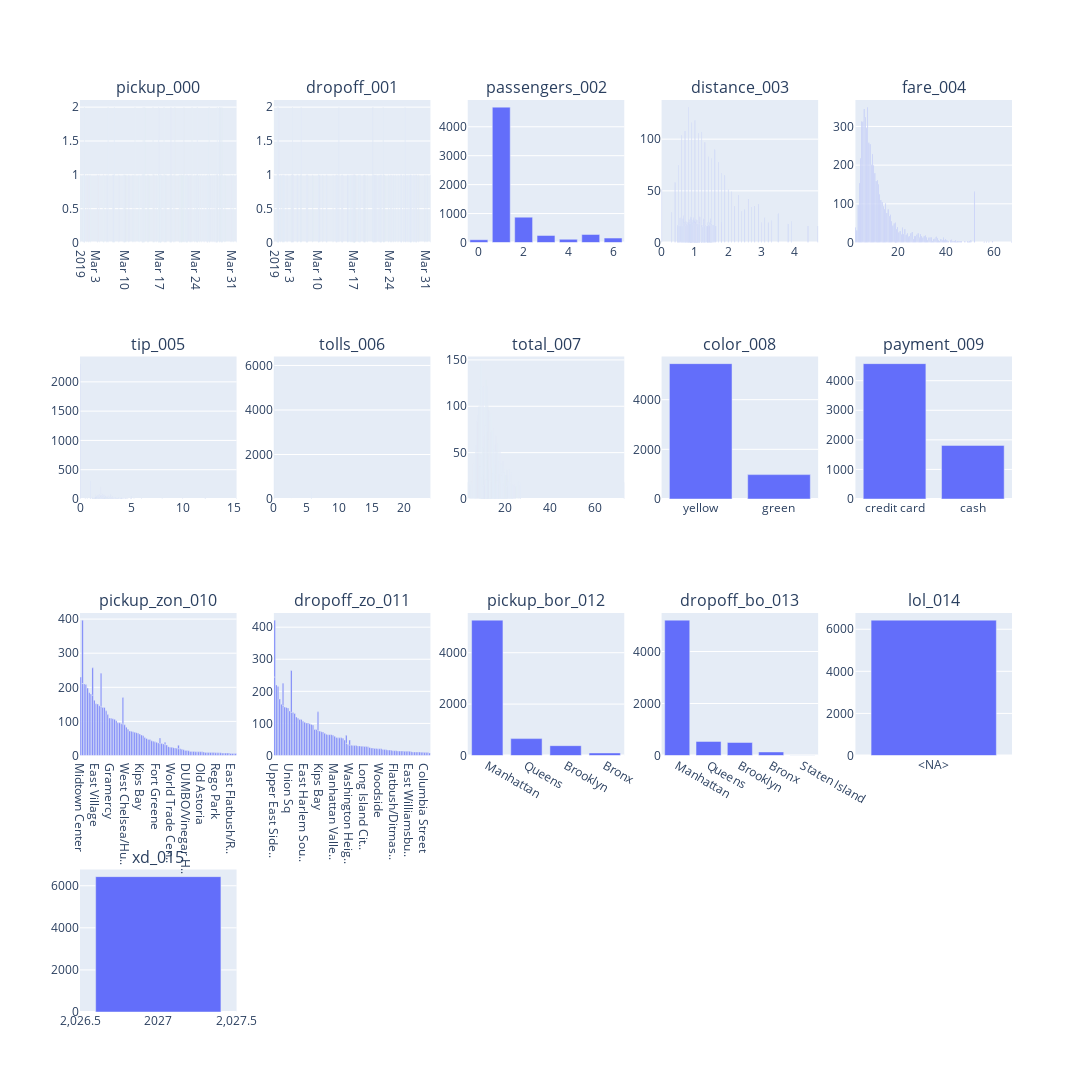

The notebook cell this image was saved under:
### Markdown cell above
### <a id='toc1_3_2_'></a>[describe_df()](#toc0_)

### Code cell
df["lol"] = np.nan
df["xd"]=2027
df["lol"] = df["lol"].astype("float64")

display(df)

tbl.describe_df(
    df,
    # "taxis",
    # use_columns=False,
    # renderer="svg",
    top_n_uniques=10,
    top_n_chars_in_columns=10,
    top_n_chars_in_index=15,
)

### Figure 1 — Plotly figure (JSON) as saved in the notebook; plotly's stock layout.template omitted (floating-point values rounded to 4 significant figures)
{"data": [{"hovertemplate": "x=%{x}<br>y=%{y}<extra></extra>", "legendgroup": "", "marker": {"color": "#636efa", "pattern": {"shape": ""}}, "name": "", "orientation": "v", "showlegend": false, "textposition": "auto", "type": "bar", "x": ["2019-03-13 10:57:06", "2019-03-21 08:59:27", "2019-03-01 23:48:39", "2019-03-28 08:21:02", "2019-03-07 19:54:40", "2019-03-24 00:12:23", "2019-03-16 10:37:52", "2019-03-13 17:27:27", "2019-03-22 23:15:20", "2019-03-26 08:02:40", "2019-03-18 20:39:17", "2019-03-27 21:37:43", "2019-03-11 20:28:00", "2019-03-28 18:47:12", "2019-03-15 08:39:34", "2019-03-28 10:05:08", "2019-03-19 14:40:14", "2019-03-06 14:40:57", "2019-03-17 12:10:05", "2019-03-22 12:47:13", "2019-03-16 10:02:25", "2019-03-08 16:18:37", "2019-03-23 11:48:50", "2019-03-10 01:23:59", "2019-03-26 21:07:31", "2019-03-11 10:37:23", "2019-03-30 13:27:42", "2019-03-27 17:53:01", "2019-03-18 21:27:14", "2019-03-20 19:39:42", "2019-03-21 03:37:34", "2019-03-19 07:55:25", "2019-03-27 12:13:34", "2019-03-16 17:53:34", "2019-03-15 12:36:05", "2019-03-23 20:50:49", "2019-03-27 06:28:36", "2019-03-25 22:04:25", "2019-03-25 08:01:01", "2019-03-25 23:05:54", "2019-03-28 17:20:54", "2019-03-04 12:15:39", "2019-03-07 15:15:46", "2019-03-07 16:49:01", "2019-03-03 02:45:36", "2019-03-16 20:30:36", "2019-03-20 12:25:31", "2019-03-06 08:09:03", "2019-03-10 15:14:20", "2019-03-01 02:55:55", "2019-03-17 19:24:50", "2019-03-20 22:29:32", "2019-03-21 10:48:02", "2019-03-01 17:39:58", "2019-03-22 17:28:51", "2019-03-21 18:41:58", "2019-03-18 16:03:14", "2019-03-25 22:50:56", "2019-03-02 10:47:45", "2019-03-24 18:42:56", "2019-03-30 23:59:14", "2019-03-27 19:39:16", "2019-03-14 07:19:29", "2019-03-07 11:19:21", "2019-03-20 11:40:59", "2019-03-13 06:17:45", "2019-03-24 09:53:28", "2019-03-09 19:54:40", "2019-03-04 21:35:00", "2019-03-17 01:28:28", "2019-03-21 21:30:05", "2019-03-20 18:49:24", "2019-03-24 01:13:51", "2019-03-14 12:11:52", "2019-03-05 17:57:00", "2019-03-17 13:55:43", "2019-03-01 23:21:01", "2019-03-09 19:24:01", "2019-03-01 22:49:54", "2019-03-13 10:55:10", "2019-03-21 23:33:55", "2019-03-28 21:59:44", "2019-03-26 10:14:55", "2019-03-02 19:08:25", "2019-03-15 13:42:03", "2019-03-04 13:39:06", "2019-03-22 02:22:01", "2019-03-31 15:43:37", "2019-03-27 19:27:17", "2019-03-13 07:34:09", "2019-03-12 15:44:53", "2019-03-29 08:48:46", "2019-03-16 16:36:34", "2019-03-16 17:38:47", "2019-03-09 13:42:08", "2019-03-05 15:41:23", "2019-03-18 19:57:00", "2019-03-17 22:47:36", "2019-03-15 23:46:05", "2019-03-16 18:57:19"], "xaxis": "x", "y": [2, 2, 2, 2, 2, 2, 2, 2, 2, 2, 2, 2, 2, 2, 2, 2, 2, 2, 2, 1, 1, 1, 1, 1, 1, 1, 1, 1, 1, 1, 1, 1, 1, 1, 1, 1, 1, 1, 1, 1, 1, 1, 1, 1, 1, 1, 1, 1, 1, 1, 1, 1, 1, 1, 1, 1, 1, 1, 1, 1, 1, 1, 1, 1, 1, 1, 1, 1, 1, 1, 1, 1, 1, 1, 1, 1, 1, 1, 1, 1, 1, 1, 1, 1, 1, 1, 1, 1, 1, 1, 1, 1, 1, 1, 1, 1, 1, 1, 1, 1], "yaxis": "y"}, {"hovertemplate": "x=%{x}<br>y=%{y}<extra></extra>", "legendgroup": "", "marker": {"color": "#636efa", "pattern": {"shape": ""}}, "name": "", "orientation": "v", "showlegend": false, "textposition": "auto", "type": "bar", "x": ["2019-03-04 18:08:13", "2019-03-01 19:18:55", "2019-03-06 10:54:59", "2019-03-02 00:58:26", "2019-03-26 17:39:56", "2019-03-13 19:39:35", "2019-03-22 11:06:48", "2019-03-20 10:38:15", "2019-03-26 21:17:29", "2019-03-16 10:22:29", "2019-03-08 16:26:57", "2019-03-23 12:06:14", "2019-03-22 12:58:17", "2019-03-10 01:49:51", "2019-03-11 10:47:31", "2019-03-30 13:37:14", "2019-03-18 21:34:16", "2019-03-27 18:00:25", "2019-03-20 19:45:36", "2019-03-15 12:54:28", "2019-03-19 08:09:17", "2019-03-27 12:25:48", "2019-03-16 18:13:57", "2019-03-25 08:13:27", "2019-03-23 21:02:07", "2019-03-27 06:38:10", "2019-03-25 22:11:30", "2019-03-21 03:44:13", "2019-03-25 23:11:13", "2019-03-28 17:55:57", "2019-03-24 10:01:22", "2019-03-04 12:26:53", "2019-03-20 12:06:41", "2019-03-07 16:57:07", "2019-03-03 03:02:14", "2019-03-16 20:46:22", "2019-03-20 12:45:02", "2019-03-06 08:27:11", "2019-03-10 15:20:17", "2019-03-01 02:57:59", "2019-03-17 19:29:58", "2019-03-20 22:32:24", "2019-03-21 10:57:45", "2019-03-01 18:04:46", "2019-03-22 17:33:51", "2019-03-21 19:15:25", "2019-03-18 16:10:36", "2019-03-25 22:59:51", "2019-03-07 15:50:14", "2019-03-24 19:09:00", "2019-03-30 23:59:17", "2019-03-27 20:00:26", "2019-03-14 07:45:51", "2019-03-07 11:39:09", "2019-03-04 21:53:42", "2019-03-13 06:21:54", "2019-03-02 10:56:08", "2019-03-17 22:55:32", "2019-03-16 17:56:04", "2019-03-29 08:56:07", "2019-03-20 19:12:40", "2019-03-24 01:24:00", "2019-03-14 12:40:54", "2019-03-05 18:45:25", "2019-03-17 14:01:39", "2019-03-01 23:46:28", "2019-03-09 19:33:32", "2019-03-01 22:53:32", "2019-03-13 11:23:25", "2019-03-21 23:36:39", "2019-03-28 22:04:04", "2019-03-26 10:26:58", "2019-03-02 19:31:42", "2019-03-15 13:49:00", "2019-03-04 13:58:52", "2019-03-22 02:30:21", "2019-03-31 15:53:39", "2019-03-27 19:48:47", "2019-03-13 07:38:18", "2019-03-12 16:02:05", "2019-03-02 23:17:34", "2019-03-21 21:39:03", "2019-03-17 02:04:54", "2019-03-05 15:46:30", "2019-03-16 16:54:50", "2019-03-18 20:06:22", "2019-03-28 11:49:30", "2019-03-15 23:59:52", "2019-03-16 19:00:16", "2019-03-14 12:08:32", "2019-03-16 21:21:58", "2019-03-09 20:07:27", "2019-03-03 16:48:36", "2019-03-04 20:24:14", "2019-03-28 23:16:56", "2019-03-16 05:08:20", "2019-03-27 22:41:40", "2019-03-07 11:05:01", "2019-03-11 08:47:21", "2019-03-28 07:41:14"], "xaxis": "x2", "y": [2, 2, 2, 2, 2, 2, 2, 2, 1, 1, 1, 1, 1, 1, 1, 1, 1, 1, 1, 1, 1, 1, 1, 1, 1, 1, 1, 1, 1, 1, 1, 1, 1, 1, 1, 1, 1, 1, 1, 1, 1, 1, 1, 1, 1, 1, 1, 1, 1, 1, 1, 1, 1, 1, 1, 1, 1, 1, 1, 1, 1, 1, 1, 1, 1, 1, 1, 1, 1, 1, 1, 1, 1, 1, 1, 1, 1, 1, 1, 1, 1, 1, 1, 1, 1, 1, 1, 1, 1, 1, 1, 1, 1, 1, 1, 1, 1, 1, 1, 1], "yaxis": "y2"}, {"hovertemplate": "x=%{x}<br>y=%{y}<extra></extra>", "legendgroup": "", "marker": {"color": "#636efa", "pattern": {"shape": ""}}, "name": "", "orientation": "v", "showlegend": false, "textposition": "auto", "type": "bar", "x": [1, 2, 5, 3, 6, 4, 0], "xaxis": "x3", "y": [4678, 876, 277, 243, 153, 110, 96], "yaxis": "y3"}, {"hovertemplate": "x=%{x}<br>y=%{y}<extra></extra>", "legendgroup": "", "marker": {"color": "#636efa", "pattern": {"shape": ""}}, "name": "", "orientation": "v", "showlegend": false, "textposition": "auto", "type": "bar", "x": [0.8, 1.0, 0.9, 0.7, 1.2, 1.1, 0.6, 1.3, 1.6, 1.4, 1.5, 1.7, 0.5, 1.8, 1.9, 0.4, 2.0, 0.0, 2.1, 2.3, 2.6, 2.9, 2.2, 2.8, 2.7, 2.5, 2.4, 0.3, 3.5, 0.66, 0.88, 1.15, 0.55, 3.1, 0.95, 0.87, 1.46, 0.64, 1.27, 0.81, 0.91, 1.02, 0.97, 1.06, 0.89, 0.84, 1.26, 3.3, 0.86, 1.47, 0.73, 0.99, 3.9, 0.68, 1.38, 1.01, 1.43, 1.03, 0.77, 0.82, 3.2, 1.14, 0.94, 1.79, 0.98, 3.0, 1.04, 1.49, 1.13, 1.11, 0.74, 3.8, 0.85, 1.05, 1.09, 1.08, 0.93, 1.52, 0.48, 1.21, 0.78, 1.32, 1.55, 1.19, 1.42, 1.37, 1.45, 0.71, 1.07, 1.28, 1.34, 0.58, 4.7, 1.39, 1.63, 0.49, 0.53, 0.62, 4.4, 1.22], "xaxis": "x4", "y": [131, 118, 116, 108, 107, 106, 104, 97, 90, 83, 81, 78, 75, 67, 65, 58, 51, 51, 49, 46, 42, 37, 35, 35, 34, 32, 30, 29, 28, 26, 25, 25, 24, 24, 24, 23, 23, 23, 23, 22, 22, 22, 22, 22, 22, 22, 21, 21, 21, 20, 20, 20, 20, 19, 19, 19, 19, 19, 19, 19, 19, 19, 19, 19, 19, 19, 18, 18, 18, 18, 18, 18, 18, 18, 18, 18, 17, 17, 17, 17, 17, 17, 17, 17, 17, 16, 16, 16, 16, 16, 16, 16, 16, 16, 16, 16, 16, 16, 16, 15], "yaxis": "y4"}, {"hovertemplate": "x=%{x}<br>y=%{y}<extra></extra>", "legendgroup": "", "marker": {"color": "#636efa", "pattern": {"shape": ""}}, "name": "", "orientation": "v", "showlegend": false, "textposition": "auto", "type": "bar", "x": [7.5, 6.0, 6.5, 5.0, 5.5, 7.0, 8.0, 8.5, 9.5, 4.5, 9.0, 10.0, 10.5, 11.5, 11.0, 4.0, 12.0, 52.0, 12.5, 13.0, 13.5, 15.0, 3.5, 14.0, 14.5, 16.0, 15.5, 17.0, 16.5, 17.5, 19.0, 18.5, 18.0, 20.0, 2.5, 22.0, 19.5, 23.0, 3.0, 21.0, 26.0, 20.5, 25.5, 28.5, 24.0, 29.5, 22.5, 21.5, 28.0, 23.5, 31.5, 27.0, 27.5, 25.0, 31.0, 30.0, 24.5, 36.0, 32.0, 33.5, 34.0, 33.0, 39.0, 30.5, 29.0, 36.5, 35.5, 40.0, 26.5, 38.0, 35.0, 42.5, 40.5, 38.5, 37.0, 44.0, 32.5, 39.5, 50.5, 42.0, 34.5, 43.5, 45.0, 46.0, 41.0, 50.0, 43.0, 46.5, 59.5, 45.5, 37.5, 49.0, 48.0, 19.26, 57.0, 49.5, 56.0, 67.5, 58.0, 44.5], "xaxis": "x5", "y": [350, 345, 323, 313, 312, 296, 258, 254, 229, 217, 201, 199, 179, 160, 159, 154, 150, 131, 124, 110, 104, 101, 97, 94, 86, 85, 76, 72, 68, 54, 51, 49, 43, 40, 39, 38, 35, 34, 31, 30, 27, 26, 24, 24, 23, 22, 22, 21, 20, 20, 18, 17, 17, 17, 17, 16, 15, 15, 13, 13, 13, 12, 12, 12, 12, 11, 10, 9, 9, 9, 9, 7, 6, 6, 6, 6, 6, 5, 5, 5, 4, 4, 4, 4, 4, 3, 3, 3, 3, 3, 3, 3, 3, 2, 2, 2, 2, 2, 2, 2], "yaxis": "y5"}, {"hovertemplate": "x=%{x}<br>y=%{y}<extra></extra>", "legendgroup": "", "marker": {"color": "#636efa", "pattern": {"shape": ""}}, "name": "", "orientation": "v", "showlegend": false, "textposition": "auto", "type": "bar", "x": [0.0, 1.0, 2.0, 2.16, 1.86, 3.0, 2.26, 2.36, 1.96, 1.5, 1.76, 2.06, 1.66, 1.95, 2.46, 2.76, 2.66, 2.15, 1.56, 2.45, 2.96, 5.0, 3.16, 2.86, 1.2, 1.75, 3.06, 2.56, 2.25, 2.05, 1.85, 1.46, 2.95, 3.05, 3.36, 4.0, 3.26, 2.55, 2.2, 1.7, 3.45, 1.55, 2.35, 2.85, 2.5, 1.65, 3.76, 2.65, 2.75, 3.66, 2.32, 3.46, 2.7, 3.2, 3.56, 2.08, 4.46, 3.15, 12.21, 3.7, 3.95, 3.25, 3.86, 1.32, 3.96, 3.65, 4.16, 1.26, 4.05, 4.45, 1.25, 0.7, 6.0, 1.77, 4.96, 4.26, 1.4, 1.06, 3.75, 3.55, 4.06, 2.34, 0.5, 10.0, 4.08, 3.35, 1.36, 5.26, 4.15, 4.66, 4.36, 4.56, 2.94, 3.08, 1.47, 2.82, 2.58, 15.26, 1.45, 8.0], "xaxis": "x6", "y": [2311, 312, 211, 89, 79, 77, 74, 74, 73, 71, 69, 64, 58, 57, 53, 52, 52, 51, 49, 46, 43, 42, 41, 40, 40, 38, 38, 36, 36, 36, 35, 35, 35, 34, 32, 32, 29, 29, 29, 29, 28, 28, 27, 27, 25, 25, 25, 24, 23, 23, 22, 21, 21, 20, 19, 18, 18, 18, 18, 17, 16, 15, 15, 15, 14, 14, 13, 13, 13, 13, 13, 12, 12, 12, 12, 12, 12, 12, 11, 11, 11, 11, 11, 11, 11, 10, 10, 10, 10, 10, 9, 9, 9, 9, 9, 9, 9, 8, 8, 8], "yaxis": "y6"}, {"hovertemplate": "x=%{x}<br>y=%{y}<extra></extra>", "legendgroup": "", "marker": {"color": "#636efa", "pattern": {"shape": ""}}, "name": "", "orientation": "v", "showlegend": false, "textposition": "auto", "type": "bar", "x": [0.0, 5.76, 2.64, 11.52, 12.5, 5.54, 6.12, 8.4, 17.28, 16.26, 9.5, 5.75, 24.02, 8.5, 18.9, 4.75], "xaxis": "x7", "y": [6083, 324, 7, 4, 2, 2, 2, 1, 1, 1, 1, 1, 1, 1, 1, 1], "yaxis": "y7"}, {"hovertemplate": "x=%{x}<br>y=%{y}<extra></extra>", "legendgroup": "", "marker": {"color": "#636efa", "pattern": {"shape": ""}}, "name": "", "orientation": "v", "showlegend": false, "textposition": "auto", "type": "bar", "x": [9.3, 11.3, 11.8, 9.8, 10.3, 8.8, 12.3, 8.3, 10.8, 12.8, 13.8, 7.8, 12.96, 13.3, 7.3, 11.16, 14.8, 14.16, 14.3, 11.76, 13.56, 10.56, 15.8, 12.36, 16.8, 6.8, 15.3, 9.96, 14.76, 17.8, 15.96, 17.3, 16.3, 16.56, 9.36, 12.95, 11.75, 17.76, 18.96, 17.16, 14.75, 5.8, 18.3, 6.3, 18.36, 10.55, 15.36, 19.3, 8.76, 13.55, 12.35, 11.15, 21.8, 20.8, 20.16, 22.8, 18.8, 19.56, 14.15, 15.95, 17.15, 22.56, 20.3, 15.35, 19.8, 9.95, 21.3, 18.35, 21.96, 9.35, 11.0, 20.76, 11.62, 16.55, 12.25, 13.0, 13.5, 21.36, 4.8, 25.8, 22.3, 18.95, 3.3, 26.76, 73.27, 17.75, 5.3, 16.0, 4.3, 23.3, 23.8, 26.8, 19.55, 23.16, 17.25, 10.38, 24.8, 9.75, 20.75, 24.3], "xaxis": "x8", "y": [146, 129, 122, 121, 121, 118, 101, 100, 98, 95, 92, 91, 89, 85, 84, 79, 76, 74, 73, 73, 73, 69, 68, 64, 60, 59, 59, 56, 53, 52, 52, 51, 51, 50, 47, 46, 43, 42, 41, 40, 39, 38, 38, 37, 37, 36, 36, 36, 35, 34, 33, 32, 32, 32, 32, 29, 29, 29, 28, 27, 27, 26, 26, 26, 26, 26, 25, 25, 23, 23, 21, 21, 21, 20, 20, 20, 19, 19, 19, 19, 18, 18, 18, 18, 18, 18, 17, 17, 16, 16, 16, 15, 15, 15, 15, 15, 14, 14, 14, 14], "yaxis": "y8"}, {"hovertemplate": "x=%{x}<br>y=%{y}<extra></extra>", "legendgroup": "", "marker": {"color": "#636efa", "pattern": {"shape": ""}}, "name": "", "orientation": "v", "showlegend": false, "textposition": "auto", "type": "bar", "x": ["yellow", "green"], "xaxis": "x9", "y": [5451, 982], "yaxis": "y9"}, {"hovertemplate": "x=%{x}<br>y=%{y}<extra></extra>", "legendgroup": "", "marker": {"color": "#636efa", "pattern": {"shape": ""}}, "name": "", "orientation": "v", "showlegend": false, "textposition": "auto", "type": "bar", "x": ["credit card", "cash"], "xaxis": "x10", "y": [4577, 1812], "yaxis": "y10"}, {"hovertemplate": "x=%{x}<br>y=%{y}<extra></extra>", "legendgroup": "", "marker": {"color": "#636efa", "pattern": {"shape": ""}}, "name": "", "orientation": "v", "showlegend": false, "textposition": "auto", "type": "bar", "x": ["Midtown Center", "Upper East Side..", "Penn Station/Ma..", "Clinton East", "Midtown East", "Upper East Side..", "Times Sq/Theatr..", "Union Sq", "Lincoln Square ..", "Murray Hill", "East Village", "JFK Airport", "LaGuardia Airpo..", "Upper West Side..", "Midtown South", "Midtown North", "East Chelsea", "Lenox Hill West", "West Village", "Gramercy", "Garment Distric..", "Sutton Place/Tu..", "Yorkville West", "Upper West Side..", "Flatiron", "Lenox Hill East", "East Harlem Sou..", "Greenwich Villa..", "TriBeCa/Civic C..", "West Chelsea/Hu..", "Lincoln Square ..", "Lower East Side", "Greenwich Villa..", "East Harlem Nor..", "Yorkville East", "Central Park", "Central Harlem", "UN/Turtle Bay S..", "Astoria", "Morningside Hei..", "Kips Bay", "Meatpacking/Wes..", "Little Italy/No..", "Manhattan Valle..", "Hudson Sq", "SoHo", "Battery Park Ci..", "Central Harlem ..", "Clinton West", "Fort Greene", "Downtown Brookl..", "Financial Distr..", "Elmhurst", "Brooklyn Height..", "Washington Heig..", "Jackson Heights", "Woodside", "Forest Hills", "World Trade Cen..", "Hamilton Height..", "Park Slope", "Boerum Hill", "Long Island Cit..", "Bloomingdale", "Steinway", "Sunnyside", "Financial Distr..", "Williamsburg (N..", "DUMBO/Vinegar H..", "Chinatown", "Two Bridges/Sew..", "Crown Heights N..", "Jamaica", "Cobble Hill", "Queensbridge/Ra..", "Williamsburg (S..", "Seaport", "Old Astoria", "East New York", "Long Island Cit..", "Alphabet City", "Bushwick South", "Greenpoint", "Manhattanville", "East Concourse/..", "Stuyvesant Heig..", "Mott Haven/Port..", "Rego Park", "Parkchester", "Sheepshead Bay", "Washington Heig..", "Stuy Town/Peter..", "East Flatbush/F..", "Clinton Hill", "Flushing", "Carroll Gardens", "Starrett City", "East Flatbush/R..", "South Jamaica", "Coney Island"], "xaxis": "x11", "y": [230, 211, 210, 208, 198, 186, 184, 180, 177, 162, 152, 151, 146, 144, 141, 141, 131, 120, 110, 109, 108, 106, 102, 97, 96, 96, 93, 93, 90, 83, 80, 77, 77, 72, 71, 70, 68, 67, 65, 63, 60, 58, 53, 50, 47, 47, 43, 42, 40, 39, 37, 35, 35, 34, 32, 31, 26, 24, 24, 23, 22, 21, 20, 20, 18, 17, 16, 15, 15, 14, 12, 12, 12, 11, 11, 11, 11, 11, 10, 10, 9, 9, 9, 9, 9, 9, 8, 8, 8, 8, 7, 7, 7, 7, 7, 7, 6, 6, 6, 6], "yaxis": "y11"}, {"hovertemplate": "x=%{x}<br>y=%{y}<extra></extra>", "legendgroup": "", "marker": {"color": "#636efa", "pattern": {"shape": ""}}, "name": "", "orientation": "v", "showlegend": false, "textposition": "auto", "type": "bar", "x": ["Upper East Side..", "Murray Hill", "Midtown Center", "Upper East Side..", "Midtown East", "Times Sq/Theatr..", "Lincoln Square ..", "Clinton East", "East Village", "Penn Station/Ma..", "Union Sq", "Upper West Side..", "Lenox Hill West", "Midtown North", "Upper West Side..", "East Chelsea", "Midtown South", "Lenox Hill East", "Gramercy", "Yorkville West", "East Harlem Sou..", "West Village", "West Chelsea/Hu..", "Sutton Place/Tu..", "Garment Distric..", "UN/Turtle Bay S..", "Central Park", "TriBeCa/Civic C..", "Greenwich Villa..", "Kips Bay", "Flatiron", "Lower East Side", "Central Harlem ..", "Lincoln Square ..", "Clinton West", "LaGuardia Airpo..", "Yorkville East", "East Harlem Nor..", "Central Harlem", "Manhattan Valle..", "Greenwich Villa..", "JFK Airport", "Morningside Hei..", "Meatpacking/Wes..", "Astoria", "Little Italy/No..", "Battery Park Ci..", "Financial Distr..", "Jackson Heights", "Washington Heig..", "Park Slope", "SoHo", "Alphabet City", "Hudson Sq", "Fort Greene", "Crown Heights N..", "Two Bridges/Sew..", "Brooklyn Height..", "Long Island Cit..", "Sunnyside", "Boerum Hill", "Hamilton Height..", "Financial Distr..", "World Trade Cen..", "Stuy Town/Peter..", "Clinton Hill", "Elmhurst", "Forest Hills", "Woodside", "Steinway", "Old Astoria", "Downtown Brookl..", "Seaport", "Queensbridge/Ra..", "Bloomingdale", "Williamsburg (N..", "Manhattanville", "Flatbush/Ditmas..", "Washington Heig..", "Bedford", "Williamsburg (S..", "DUMBO/Vinegar H..", "Greenpoint", "East Concourse/..", "Stuyvesant Heig..", "Carroll Gardens", "Cobble Hill", "East Williamsbu..", "Bushwick South", "South Ozone Par..", "East New York", "Crown Heights S..", "Chinatown", "Bushwick North", "Melrose South", "West Concourse", "Columbia Street", "Hillcrest/Pomon..", "Prospect-Leffer..", "Middle Village"], "xaxis": "x12", "y": [245, 220, 215, 177, 176, 160, 156, 151, 150, 148, 139, 135, 134, 131, 130, 120, 116, 112, 112, 107, 104, 101, 101, 99, 97, 95, 81, 81, 78, 76, 74, 73, 69, 69, 66, 65, 65, 65, 63, 60, 58, 56, 55, 55, 55, 54, 48, 38, 34, 33, 32, 31, 31, 31, 30, 30, 29, 29, 28, 28, 27, 25, 25, 23, 23, 22, 22, 21, 21, 21, 19, 19, 18, 17, 17, 16, 15, 15, 15, 15, 14, 14, 14, 14, 13, 13, 13, 13, 12, 11, 11, 11, 11, 11, 10, 10, 9, 9, 9, 8], "yaxis": "y12"}, {"hovertemplate": "x=%{x}<br>y=%{y}<extra></extra>", "legendgroup": "", "marker": {"color": "#636efa", "pattern": {"shape": ""}}, "name": "", "orientation": "v", "showlegend": false, "textposition": "auto", "type": "bar", "x": ["Manhattan", "Queens", "Brooklyn", "Bronx"], "xaxis": "x13", "y": [5268, 657, 383, 99], "yaxis": "y13"}, {"hovertemplate": "x=%{x}<br>y=%{y}<extra></extra>", "legendgroup": "", "marker": {"color": "#636efa", "pattern": {"shape": ""}}, "name": "", "orientation": "v", "showlegend": false, "textposition": "auto", "type": "bar", "x": ["Manhattan", "Queens", "Brooklyn", "Bronx", "Staten Island"], "xaxis": "x14", "y": [5206, 542, 501, 137, 2], "yaxis": "y14"}, {"hovertemplate": "x=%{x}<br>y=%{y}<extra></extra>", "legendgroup": "", "marker": {"color": "#636efa", "pattern": {"shape": ""}}, "name": "", "orientation": "v", "showlegend": false, "textposition": "auto", "type": "bar", "x": ["<NA>"], "xaxis": "x15", "y": [6433], "yaxis": "y15"}, {"hovertemplate": "x=%{x}<br>y=%{y}<extra></extra>", "legendgroup": "", "marker": {"color": "#636efa", "pattern": {"shape": ""}}, "name": "", "orientation": "v", "showlegend": false, "textposition": "auto", "type": "bar", "x": [2027], "xaxis": "x16", "y": [6433], "yaxis": "y16"}], "layout": {"annotations": [{"font": {"size": 16}, "showarrow": false, "text": "pickup_000", "x": 0.084, "xanchor": "center", "xref": "paper", "y": 1, "yanchor": "bottom", "yref": "paper"}, {"font": {"size": 16}, "showarrow": false, "text": "dropoff_001", "x": 0.292, "xanchor": "center", "xref": "paper", "y": 1, "yanchor": "bottom", "yref": "paper"}, {"font": {"size": 16}, "showarrow": false, "text": "passengers_002", "x": 0.5, "xanchor": "center", "xref": "paper", "y": 1, "yanchor": "bottom", "yref": "paper"}, {"font": {"size": 16}, "showarrow": false, "text": "distance_003", "x": 0.708, "xanchor": "center", "xref": "paper", "y": 1, "yanchor": "bottom", "yref": "paper"}, {"font": {"size": 16}, "showarrow": false, "text": "fare_004", "x": 0.916, "xanchor": "center", "xref": "paper", "y": 1, "yanchor": "bottom", "yref": "paper"}, {"font": {"size": 16}, "showarrow": false, "text": "tip_005", "x": 0.084, "xanchor": "center", "xref": "paper", "y": 0.7188, "yanchor": "bottom", "yref": "paper"}, {"font": {"size": 16}, "showarrow": false, "text": "tolls_006", "x": 0.292, "xanchor": "center", "xref": "paper", "y": 0.7188, "yanchor": "bottom", "yref": "paper"}, {"font": {"size": 16}, "showarrow": false, "text": "total_007", "x": 0.5, "xanchor": "center", "xref": "paper", "y": 0.7188, "yanchor": "bottom", "yref": "paper"}, {"font": {"size": 16}, "showarrow": false, "text": "color_008", "x": 0.708, "xanchor": "center", "xref": "paper", "y": 0.7188, "yanchor": "bottom", "yref": "paper"}, {"font": {"size": 16}, "showarrow": false, "text": "payment_009", "x": 0.916, "xanchor": "center", "xref": "paper", "y": 0.7188, "yanchor": "bottom", "yref": "paper"}, {"font": {"size": 16}, "showarrow": false, "text": "pickup_zon_010", "x": 0.084, "xanchor": "center", "xref": "paper", "y": 0.4375, "yanchor": "bottom", "yref": "paper"}, {"font": {"size": 16}, "showarrow": false, "text": "dropoff_zo_011", "x": 0.292, "xanchor": "center", "xref": "paper", "y": 0.4375, "yanchor": "bottom", "yref": "paper"}, {"font": {"size": 16}, "showarrow": false, "text": "pickup_bor_012", "x": 0.5, "xanchor": "center", "xref": "paper", "y": 0.4375, "yanchor": "bottom", "yref": "paper"}, {"font": {"size": 16}, "showarrow": false, "text": "dropoff_bo_013", "x": 0.708, "xanchor": "center", "xref": "paper", "y": 0.4375, "yanchor": "bottom", "yref": "paper"}, {"font": {"size": 16}, "showarrow": false, "text": "lol_014", "x": 0.916, "xanchor": "center", "xref": "paper", "y": 0.4375, "yanchor": "bottom", "yref": "paper"}, {"font": {"size": 16}, "showarrow": false, "text": "xd_015", "x": 0.084, "xanchor": "center", "xref": "paper", "y": 0.1562, "yanchor": "bottom", "yref": "paper"}], "height": 1200, "width": 1500, "xaxis": {"anchor": "y", "domain": [0, 0.168]}, "xaxis10": {"anchor": "y10", "domain": [0.832, 1]}, "xaxis11": {"anchor": "y11", "domain": [0, 0.168]}, "xaxis12": {"anchor": "y12", "domain": [0.208, 0.376]}, "xaxis13": {"anchor": "y13", "domain": [0.416, 0.584]}, "xaxis14": {"anchor": "y14", "domain": [0.624, 0.792]}, "xaxis15": {"anchor": "y15", "domain": [0.832, 1]}, "xaxis16": {"anchor": "y16", "domain": [0, 0.168]}, "xaxis17": {"anchor": "y17", "domain": [0.208, 0.376]}, "xaxis18": {"anchor": "y18", "domain": [0.416, 0.584]}, "xaxis19": {"anchor": "y19", "domain": [0.624, 0.792]}, "xaxis2": {"anchor": "y2", "domain": [0.208, 0.376]}, "xaxis20": {"anchor": "y20", "domain": [0.832, 1]}, "xaxis3": {"anchor": "y3", "domain": [0.416, 0.584]}, "xaxis4": {"anchor": "y4", "domain": [0.624, 0.792]}, "xaxis5": {"anchor": "y5", "domain": [0.832, 1]}, "xaxis6": {"anchor": "y6", "domain": [0, 0.168]}, "xaxis7": {"anchor": "y7", "domain": [0.208, 0.376]}, "xaxis8": {"anchor": "y8", "domain": [0.416, 0.584]}, "xaxis9": {"anchor": "y9", "domain": [0.624, 0.792]}, "yaxis": {"anchor": "x", "domain": [0.8438, 1]}, "yaxis10": {"anchor": "x10", "domain": [0.5625, 0.7188]}, "yaxis11": {"anchor": "x11", "domain": [0.2812, 0.4375]}, "yaxis12": {"anchor": "x12", "domain": [0.2812, 0.4375]}, "yaxis13": {"anchor": "x13", "domain": [0.2812, 0.4375]}, "yaxis14": {"anchor": "x14", "domain": [0.2812, 0.4375]}, "yaxis15": {"anchor": "x15", "domain": [0.2812, 0.4375]}, "yaxis16": {"anchor": "x16", "domain": [0, 0.1562]}, "yaxis17": {"anchor": "x17", "domain": [0, 0.1562]}, "yaxis18": {"anchor": "x18", "domain": [0, 0.1562]}, "yaxis19": {"anchor": "x19", "domain": [0, 0.1562]}, "yaxis2": {"anchor": "x2", "domain": [0.8438, 1]}, "yaxis20": {"anchor": "x20", "domain": [0, 0.1562]}, "yaxis3": {"anchor": "x3", "domain": [0.8438, 1]}, "yaxis4": {"anchor": "x4", "domain": [0.8438, 1]}, "yaxis5": {"anchor": "x5", "domain": [0.8438, 1]}, "yaxis6": {"anchor": "x6", "domain": [0.5625, 0.7188]}, "yaxis7": {"anchor": "x7", "domain": [0.5625, 0.7188]}, "yaxis8": {"anchor": "x8", "domain": [0.5625, 0.7188]}, "yaxis9": {"anchor": "x9", "domain": [0.5625, 0.7188]}}}
